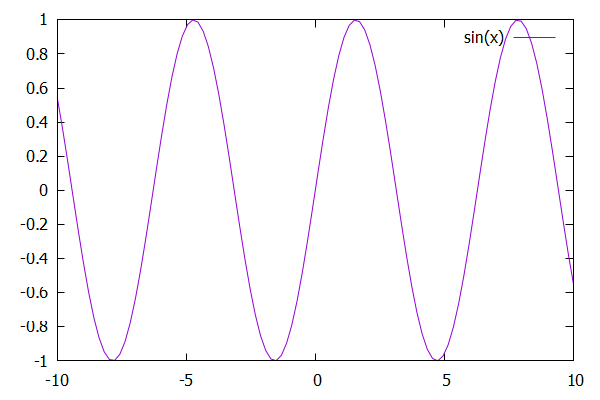

Recreate this plot in gnuplot.
set terminal pngcairo size 600,400
set output "plot.png"
plot sin(x) 